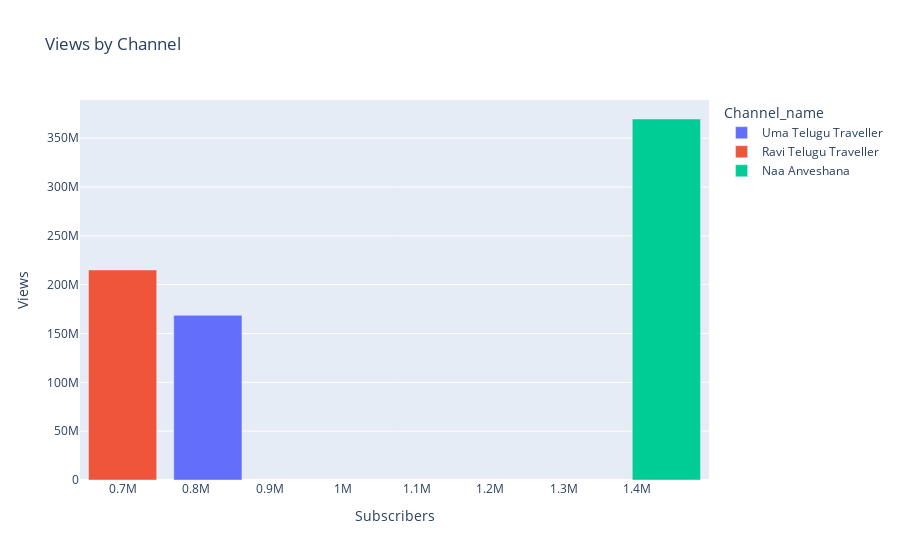

Here is the notebook cell this chart was saved with:
### Code cell
import plotly.express as px

# Create a bar plot with different colors for each channel
fig = px.bar(Ov, x='Subscribers', y='Views', title='Views by Channel',
             color='Channel_name')  # Specify 'color' parameter
fig.show()

### Figure 1 — Plotly figure (JSON) as saved in the notebook; plotly's stock layout.template omitted (floating-point values rounded to 4 significant figures)
{"data": [{"alignmentgroup": "True", "hovertemplate": "Channel_name=Uma Telugu Traveller<br>Subscribers=%{x}<br>Views=%{y}<extra></extra>", "legendgroup": "Uma Telugu Traveller", "marker": {"color": "#636efa", "pattern": {"shape": ""}}, "name": "Uma Telugu Traveller", "offsetgroup": "Uma Telugu Traveller", "orientation": "v", "showlegend": true, "textposition": "auto", "type": "bar", "x": [816000], "xaxis": "x", "y": [168577301], "yaxis": "y"}, {"alignmentgroup": "True", "hovertemplate": "Channel_name=Ravi Telugu Traveller<br>Subscribers=%{x}<br>Views=%{y}<extra></extra>", "legendgroup": "Ravi Telugu Traveller", "marker": {"color": "#EF553B", "pattern": {"shape": ""}}, "name": "Ravi Telugu Traveller", "offsetgroup": "Ravi Telugu Traveller", "orientation": "v", "showlegend": true, "textposition": "auto", "type": "bar", "x": [700000], "xaxis": "x", "y": [215070028], "yaxis": "y"}, {"alignmentgroup": "True", "hovertemplate": "Channel_name=Naa Anveshana<br>Subscribers=%{x}<br>Views=%{y}<extra></extra>", "legendgroup": "Naa Anveshana", "marker": {"color": "#00cc96", "pattern": {"shape": ""}}, "name": "Naa Anveshana", "offsetgroup": "Naa Anveshana", "orientation": "v", "showlegend": true, "textposition": "auto", "type": "bar", "x": [1440000], "xaxis": "x", "y": [369601360], "yaxis": "y"}], "layout": {"barmode": "relative", "legend": {"title": {"text": "Channel_name"}, "tracegroupgap": 0}, "title": {"text": "Views by Channel"}, "xaxis": {"anchor": "y", "domain": [0, 1], "title": {"text": "Subscribers"}}, "yaxis": {"anchor": "x", "domain": [0, 1], "title": {"text": "Views"}}}}
